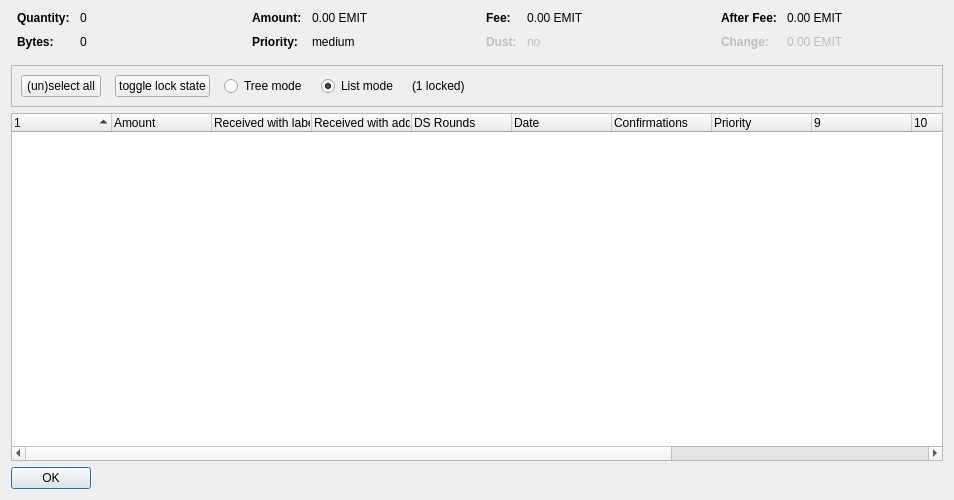
<?xml version="1.0" encoding="UTF-8"?>
<ui version="4.0">
 <class>CoinControlDialog</class>
 <widget class="QDialog" name="CoinControlDialog">
  <property name="geometry">
   <rect>
    <x>0</x>
    <y>0</y>
    <width>954</width>
    <height>500</height>
   </rect>
  </property>
  <property name="windowTitle">
   <string>Coin Selection</string>
  </property>
  <layout class="QVBoxLayout" name="verticalLayout">
   <item>
    <layout class="QHBoxLayout" name="horizontalLayoutTop" stretch="0,0,0,0">
     <property name="topMargin">
      <number>0</number>
     </property>
     <property name="bottomMargin">
      <number>10</number>
     </property>
     <item>
      <layout class="QFormLayout" name="formLayoutCoinControl1">
       <property name="horizontalSpacing">
        <number>10</number>
       </property>
       <property name="verticalSpacing">
        <number>10</number>
       </property>
       <property name="leftMargin">
        <number>6</number>
       </property>
       <property name="rightMargin">
        <number>6</number>
       </property>
       <item row="0" column="0">
        <widget class="QLabel" name="labelCoinControlQuantityText">
         <property name="font">
          <font>
           <weight>75</weight>
           <bold>true</bold>
          </font>
         </property>
         <property name="text">
          <string>Quantity:</string>
         </property>
        </widget>
       </item>
       <item row="0" column="1">
        <widget class="QLabel" name="labelCoinControlQuantity">
         <property name="cursor">
          <cursorShape>IBeamCursor</cursorShape>
         </property>
         <property name="contextMenuPolicy">
          <enum>Qt::ActionsContextMenu</enum>
         </property>
         <property name="text">
          <string notr="true">0</string>
         </property>
         <property name="textInteractionFlags">
          <set>Qt::LinksAccessibleByMouse|Qt::TextSelectableByKeyboard|Qt::TextSelectableByMouse</set>
         </property>
        </widget>
       </item>
       <item row="1" column="0">
        <widget class="QLabel" name="labelCoinControlBytesText">
         <property name="font">
          <font>
           <weight>75</weight>
           <bold>true</bold>
          </font>
         </property>
         <property name="text">
          <string>Bytes:</string>
         </property>
        </widget>
       </item>
       <item row="1" column="1">
        <widget class="QLabel" name="labelCoinControlBytes">
         <property name="cursor">
          <cursorShape>IBeamCursor</cursorShape>
         </property>
         <property name="contextMenuPolicy">
          <enum>Qt::ActionsContextMenu</enum>
         </property>
         <property name="text">
          <string notr="true">0</string>
         </property>
         <property name="textInteractionFlags">
          <set>Qt::LinksAccessibleByMouse|Qt::TextSelectableByKeyboard|Qt::TextSelectableByMouse</set>
         </property>
        </widget>
       </item>
      </layout>
     </item>
     <item>
      <layout class="QFormLayout" name="formLayoutCoinControl2">
       <property name="horizontalSpacing">
        <number>10</number>
       </property>
       <property name="verticalSpacing">
        <number>10</number>
       </property>
       <property name="leftMargin">
        <number>6</number>
       </property>
       <property name="rightMargin">
        <number>6</number>
       </property>
       <item row="0" column="0">
        <widget class="QLabel" name="labelCoinControlAmountText">
         <property name="font">
          <font>
           <weight>75</weight>
           <bold>true</bold>
          </font>
         </property>
         <property name="text">
          <string>Amount:</string>
         </property>
        </widget>
       </item>
       <item row="0" column="1">
        <widget class="QLabel" name="labelCoinControlAmount">
         <property name="cursor">
          <cursorShape>IBeamCursor</cursorShape>
         </property>
         <property name="contextMenuPolicy">
          <enum>Qt::ActionsContextMenu</enum>
         </property>
         <property name="text">
          <string notr="true">0.00 EMIT</string>
         </property>
         <property name="textInteractionFlags">
          <set>Qt::LinksAccessibleByMouse|Qt::TextSelectableByKeyboard|Qt::TextSelectableByMouse</set>
         </property>
        </widget>
       </item>
       <item row="1" column="0">
        <widget class="QLabel" name="labelCoinControlPriorityText">
         <property name="font">
          <font>
           <weight>75</weight>
           <bold>true</bold>
          </font>
         </property>
         <property name="text">
          <string>Priority:</string>
         </property>
        </widget>
       </item>
       <item row="1" column="1">
        <widget class="QLabel" name="labelCoinControlPriority">
         <property name="cursor">
          <cursorShape>IBeamCursor</cursorShape>
         </property>
         <property name="contextMenuPolicy">
          <enum>Qt::ActionsContextMenu</enum>
         </property>
         <property name="text">
          <string>medium</string>
         </property>
         <property name="textInteractionFlags">
          <set>Qt::LinksAccessibleByMouse|Qt::TextSelectableByKeyboard|Qt::TextSelectableByMouse</set>
         </property>
        </widget>
       </item>
      </layout>
     </item>
     <item>
      <layout class="QFormLayout" name="formLayoutCoinControl3">
       <property name="horizontalSpacing">
        <number>10</number>
       </property>
       <property name="verticalSpacing">
        <number>10</number>
       </property>
       <property name="leftMargin">
        <number>6</number>
       </property>
       <property name="rightMargin">
        <number>6</number>
       </property>
       <item row="0" column="0">
        <widget class="QLabel" name="labelCoinControlFeeText">
         <property name="font">
          <font>
           <weight>75</weight>
           <bold>true</bold>
          </font>
         </property>
         <property name="text">
          <string>Fee:</string>
         </property>
        </widget>
       </item>
       <item row="0" column="1">
        <widget class="QLabel" name="labelCoinControlFee">
         <property name="cursor">
          <cursorShape>IBeamCursor</cursorShape>
         </property>
         <property name="contextMenuPolicy">
          <enum>Qt::ActionsContextMenu</enum>
         </property>
         <property name="text">
          <string notr="true">0.00 EMIT</string>
         </property>
         <property name="textInteractionFlags">
          <set>Qt::LinksAccessibleByMouse|Qt::TextSelectableByKeyboard|Qt::TextSelectableByMouse</set>
         </property>
        </widget>
       </item>
       <item row="1" column="0">
        <widget class="QLabel" name="labelCoinControlLowOutputText">
         <property name="enabled">
          <bool>false</bool>
         </property>
         <property name="font">
          <font>
           <weight>75</weight>
           <bold>true</bold>
          </font>
         </property>
         <property name="text">
          <string>Dust:</string>
         </property>
        </widget>
       </item>
       <item row="1" column="1">
        <widget class="QLabel" name="labelCoinControlLowOutput">
         <property name="enabled">
          <bool>false</bool>
         </property>
         <property name="cursor">
          <cursorShape>IBeamCursor</cursorShape>
         </property>
         <property name="contextMenuPolicy">
          <enum>Qt::ActionsContextMenu</enum>
         </property>
         <property name="text">
          <string>no</string>
         </property>
         <property name="textInteractionFlags">
          <set>Qt::LinksAccessibleByMouse|Qt::TextSelectableByKeyboard|Qt::TextSelectableByMouse</set>
         </property>
        </widget>
       </item>
      </layout>
     </item>
     <item>
      <layout class="QFormLayout" name="formLayoutCoinControl4">
       <property name="horizontalSpacing">
        <number>10</number>
       </property>
       <property name="verticalSpacing">
        <number>10</number>
       </property>
       <property name="leftMargin">
        <number>6</number>
       </property>
       <property name="rightMargin">
        <number>6</number>
       </property>
       <item row="0" column="0">
        <widget class="QLabel" name="labelCoinControlAfterFeeText">
         <property name="font">
          <font>
           <weight>75</weight>
           <bold>true</bold>
          </font>
         </property>
         <property name="text">
          <string>After Fee:</string>
         </property>
        </widget>
       </item>
       <item row="0" column="1">
        <widget class="QLabel" name="labelCoinControlAfterFee">
         <property name="cursor">
          <cursorShape>IBeamCursor</cursorShape>
         </property>
         <property name="contextMenuPolicy">
          <enum>Qt::ActionsContextMenu</enum>
         </property>
         <property name="text">
          <string notr="true">0.00 EMIT</string>
         </property>
         <property name="textInteractionFlags">
          <set>Qt::LinksAccessibleByMouse|Qt::TextSelectableByKeyboard|Qt::TextSelectableByMouse</set>
         </property>
        </widget>
       </item>
       <item row="1" column="0">
        <widget class="QLabel" name="labelCoinControlChangeText">
         <property name="enabled">
          <bool>false</bool>
         </property>
         <property name="font">
          <font>
           <weight>75</weight>
           <bold>true</bold>
          </font>
         </property>
         <property name="text">
          <string>Change:</string>
         </property>
        </widget>
       </item>
       <item row="1" column="1">
        <widget class="QLabel" name="labelCoinControlChange">
         <property name="enabled">
          <bool>false</bool>
         </property>
         <property name="cursor">
          <cursorShape>IBeamCursor</cursorShape>
         </property>
         <property name="contextMenuPolicy">
          <enum>Qt::ActionsContextMenu</enum>
         </property>
         <property name="text">
          <string notr="true">0.00 EMIT</string>
         </property>
         <property name="textInteractionFlags">
          <set>Qt::LinksAccessibleByMouse|Qt::TextSelectableByKeyboard|Qt::TextSelectableByMouse</set>
         </property>
        </widget>
       </item>
      </layout>
     </item>
    </layout>
   </item>
   <item>
    <widget class="QFrame" name="frame">
     <property name="minimumSize">
      <size>
       <width>0</width>
       <height>40</height>
      </size>
     </property>
     <property name="frameShape">
      <enum>QFrame::StyledPanel</enum>
     </property>
     <property name="frameShadow">
      <enum>QFrame::Sunken</enum>
     </property>
     <layout class="QHBoxLayout" name="horizontalLayout">
      <item>
       <layout class="QHBoxLayout" name="horizontalLayoutPanel" stretch="0,0,0,0,0,0">
        <property name="spacing">
         <number>14</number>
        </property>
        <item>
         <widget class="QPushButton" name="pushButtonSelectAll">
          <property name="sizePolicy">
           <sizepolicy hsizetype="Maximum" vsizetype="Fixed">
            <horstretch>0</horstretch>
            <verstretch>0</verstretch>
           </sizepolicy>
          </property>
          <property name="text">
           <string>(un)select all</string>
          </property>
          <property name="autoDefault">
           <bool>false</bool>
          </property>
         </widget>
        </item>
        <item>
         <widget class="QPushButton" name="pushButtonToggleLock">
          <property name="sizePolicy">
           <sizepolicy hsizetype="Maximum" vsizetype="Fixed">
            <horstretch>0</horstretch>
            <verstretch>0</verstretch>
           </sizepolicy>
          </property>
          <property name="text">
           <string>toggle lock state</string>
          </property>
          <property name="autoDefault">
           <bool>false</bool>
          </property>
         </widget>
        </item>
        <item>
         <widget class="QRadioButton" name="radioTreeMode">
          <property name="sizePolicy">
           <sizepolicy hsizetype="Maximum" vsizetype="Fixed">
            <horstretch>0</horstretch>
            <verstretch>0</verstretch>
           </sizepolicy>
          </property>
          <property name="text">
           <string>Tree mode</string>
          </property>
         </widget>
        </item>
        <item>
         <widget class="QRadioButton" name="radioListMode">
          <property name="sizePolicy">
           <sizepolicy hsizetype="Maximum" vsizetype="Fixed">
            <horstretch>0</horstretch>
            <verstretch>0</verstretch>
           </sizepolicy>
          </property>
          <property name="text">
           <string>List mode</string>
          </property>
          <property name="checked">
           <bool>true</bool>
          </property>
         </widget>
        </item>
        <item>
         <widget class="QLabel" name="labelLocked">
          <property name="text">
           <string>(1 locked)</string>
          </property>
         </widget>
        </item>
        <item>
         <spacer name="horizontalSpacer">
          <property name="orientation">
           <enum>Qt::Horizontal</enum>
          </property>
          <property name="sizeHint" stdset="0">
           <size>
            <width>40</width>
            <height>20</height>
           </size>
          </property>
         </spacer>
        </item>
       </layout>
      </item>
     </layout>
    </widget>
   </item>
   <item>
    <widget class="CoinControlTreeWidget" name="treeWidget">
     <property name="contextMenuPolicy">
      <enum>Qt::CustomContextMenu</enum>
     </property>
     <property name="sortingEnabled">
      <bool>false</bool>
     </property>
     <property name="columnCount">
      <number>13</number>
     </property>
     <attribute name="headerShowSortIndicator" stdset="0">
      <bool>true</bool>
     </attribute>
     <attribute name="headerStretchLastSection">
      <bool>false</bool>
     </attribute>
     <column>
      <property name="text">
       <string/>
      </property>
     </column>
     <column>
      <property name="text">
       <string>Amount</string>
      </property>
     </column>
     <column>
      <property name="text">
       <string>Received with label</string>
      </property>
     </column>
     <column>
      <property name="text">
       <string>Received with address</string>
      </property>
     </column>
     <column>
      <property name="text">
       <string>DS Rounds</string>
      </property>
     </column>
     <column>
      <property name="text">
       <string>Date</string>
      </property>
     </column>
     <column>
      <property name="text">
       <string>Confirmations</string>
      </property>
      <property name="toolTip">
       <string>Confirmed</string>
      </property>
     </column>
     <column>
      <property name="text">
       <string>Priority</string>
      </property>
     </column>
     <column>
      <property name="text">
       <string/>
      </property>
     </column>
     <column>
      <property name="text">
       <string/>
      </property>
     </column>
     <column>
      <property name="text">
       <string/>
      </property>
     </column>
     <column>
      <property name="text">
       <string/>
      </property>
     </column>
     <column>
      <property name="text">
       <string/>
      </property>
     </column>
    </widget>
   </item>
   <item>
    <widget class="QDialogButtonBox" name="buttonBox">
     <property name="sizePolicy">
      <sizepolicy hsizetype="Maximum" vsizetype="Fixed">
       <horstretch>0</horstretch>
       <verstretch>0</verstretch>
      </sizepolicy>
     </property>
     <property name="orientation">
      <enum>Qt::Horizontal</enum>
     </property>
     <property name="standardButtons">
      <set>QDialogButtonBox::Ok</set>
     </property>
    </widget>
   </item>
  </layout>
 </widget>
 <customwidgets>
  <customwidget>
   <class>CoinControlTreeWidget</class>
   <extends>QTreeWidget</extends>
   <header>coincontroltreewidget.h</header>
  </customwidget>
 </customwidgets>
 <resources/>
 <connections/>
</ui>
